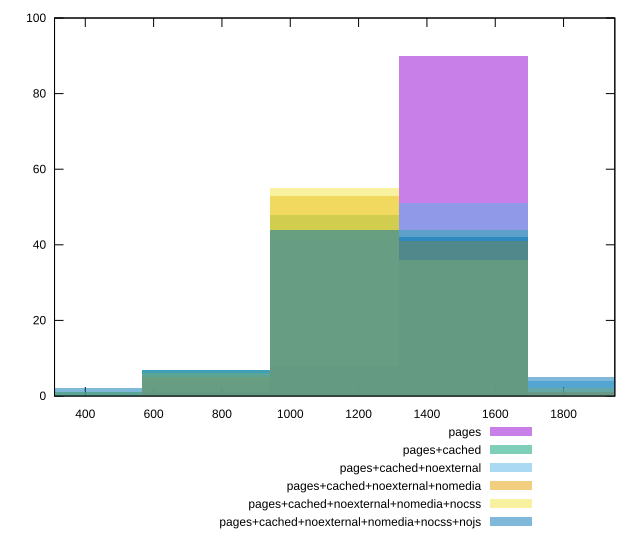

gnuplot code for this plot:
reset

$pages <<EOF
753.0790098195052 1
1506.1580196390105 90
1882.697524548763 1
1129.6185147292579 8
EOF

$pagesCached <<EOF
1506.1580196390105 44
753.0790098195052 7
1129.6185147292579 48
376.5395049097526 1
EOF

$pagesCachedNoexternal <<EOF
1129.6185147292579 41
1506.1580196390105 51
753.0790098195052 4
1882.697524548763 4
EOF

$pagesCachedNoexternalNomedia <<EOF
1129.6185147292579 53
1506.1580196390105 41
753.0790098195052 5
1882.697524548763 1
EOF

$pagesCachedNoexternalNomediaNocss <<EOF
1129.6185147292579 55
1882.697524548763 2
1506.1580196390105 36
376.5395049097526 1
753.0790098195052 6
EOF

$pagesCachedNoexternalNomediaNocssNojs <<EOF
1506.1580196390105 42
1129.6185147292579 44
753.0790098195052 7
1882.697524548763 5
376.5395049097526 2
EOF

set key outside below
set boxwidth 376.5395049097526
set xrange [310:1950]
set yrange [0:100]
set trange [0:100]
set style fill transparent solid 0.5 noborder
set terminal svg size 640, 540 enhanced background rgb 'white'
set output "reprap/uses-webp-images/comparison/histogram/all_raw.svg"

plot $pages title "pages" with boxes, \
     $pagesCached title "pages+cached" with boxes, \
     $pagesCachedNoexternal title "pages+cached+noexternal" with boxes, \
     $pagesCachedNoexternalNomedia title "pages+cached+noexternal+nomedia" with boxes, \
     $pagesCachedNoexternalNomediaNocss title "pages+cached+noexternal+nomedia+nocss" with boxes, \
     $pagesCachedNoexternalNomediaNocssNojs title "pages+cached+noexternal+nomedia+nocss+nojs" with boxes

reset
